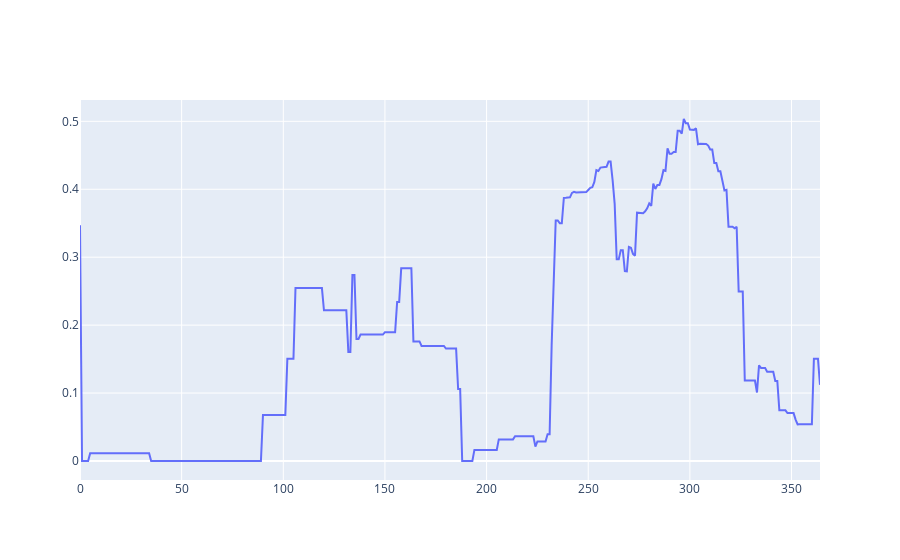

The notebook cell saved with this chart:
### Code cell
# Birth rate
fig = go.Figure()

fig.add_trace(
        go.Scatter(
            y=[theta(t) for t in np.arange(0, 365)],
            x=np.arange(0, 365),
            mode='lines',
            name='Birth rate'
        ))

fig.show()

### Figure 1 — Plotly figure (JSON) as saved in the notebook; plotly's stock layout.template omitted (floating-point values rounded to 4 significant figures; data arrays with more than 128 entries replaced by an {"elided": "..."} marker saying what was removed)
{"data": [{"mode": "lines", "name": "Birth rate", "type": "scatter", "x": {"elided": "365 int values"}, "y": {"elided": "365 float values"}}], "layout": {}}
